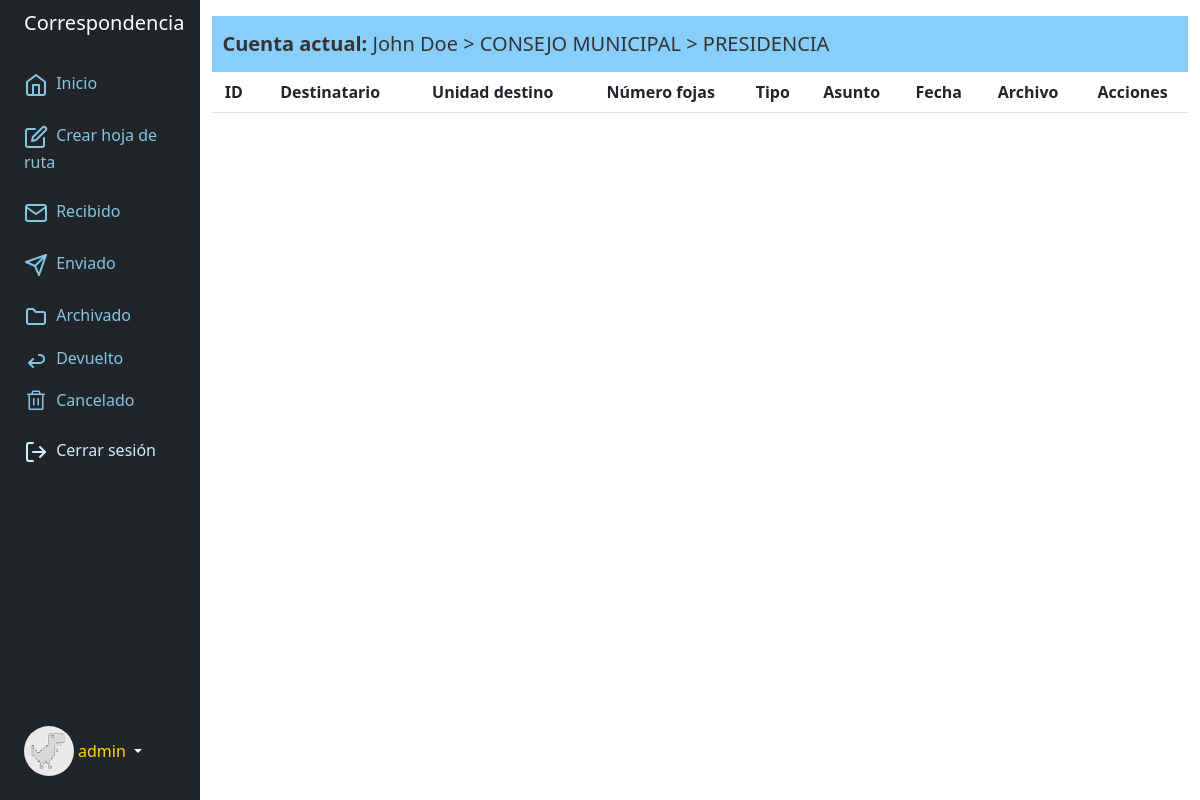
The page /enviado/ (signed in) on the database as committed earlier.
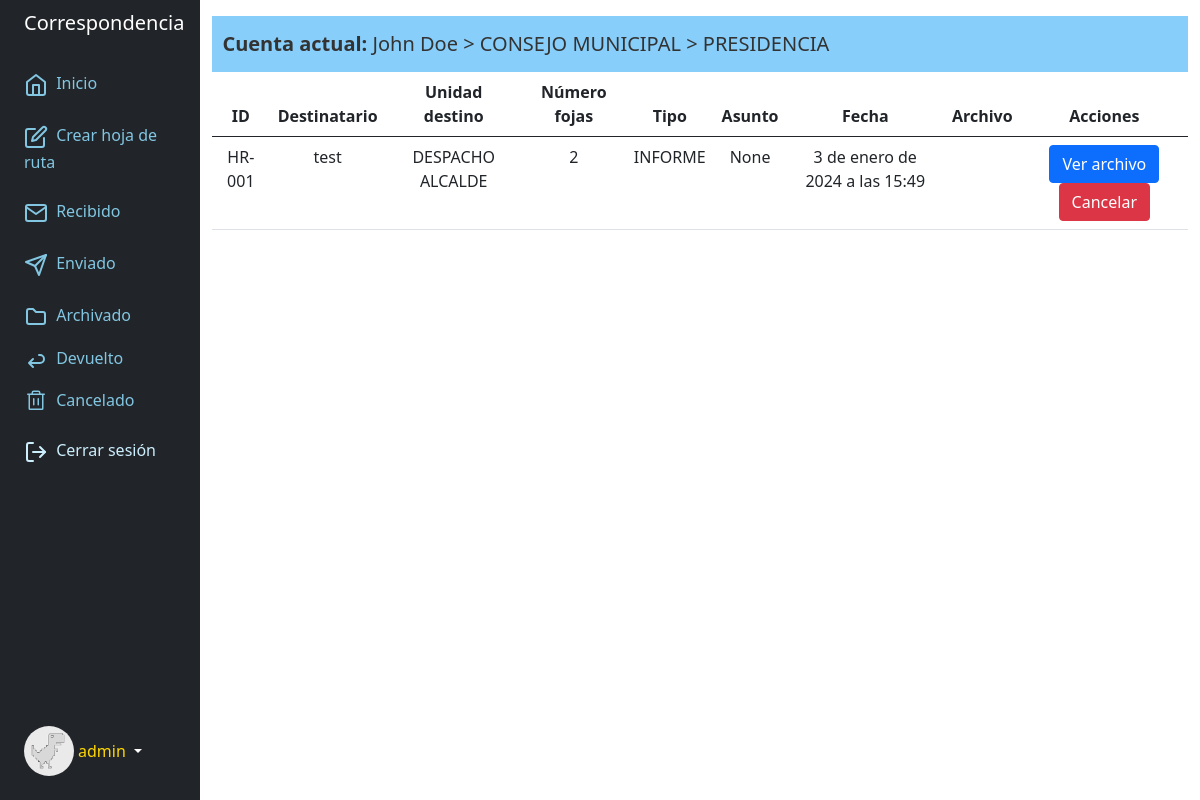
The same page on the database as committed later.
### correspondencia/models.py (models this page shows, shortened)
class Correspondencia(models.Model):
    codigo = models.CharField(max_length=200, blank=True, null=True)
    usuario_rtte = models.ForeignKey(User, on_delete=models.CASCADE, related_name='usuario_rtte_crr')
    unidad_rtte = models.ForeignKey(Unidad, on_delete=models.CASCADE, related_name='unidad_rtte_crr')
    cargo_rtte = models.ForeignKey(Cargo, on_delete=models.CASCADE, related_name='cargo_rtte_crr')
    numero_fojas = models.IntegerField(null=True, blank=True)
    tipo_derivado = models.CharField(choices=options_tipo,max_length=200)
    usuario_destino = models.ForeignKey(User, on_delete=models.CASCADE, related_name='usuario_destino_crr')
    unidad_destino = models.ForeignKey(Unidad, on_delete=models.CASCADE, related_name='unidad_destino_crr')
    cargo_destino = models.ForeignKey(Cargo, on_delete=models.CASCADE, related_name='cargo_destino_crr')
    archivo = models.FileField(upload_to='media', null=True, blank=True)
    derivado = models.BooleanField(default=True, null=True, blank=True)
    recibido = models.BooleanField(default=True, null=True, blank=True)
    devuelto = models.BooleanField(default=False, null=True, blank=True)
    cancelado = models.BooleanField(default=False, null=True, blank=True)
    archivado = models.BooleanField(default=False, null=True, blank=True)
    fecha_derivado = models.DateTimeField(auto_now_add=True,null=True, blank=True)
    fecha_recibido = models.DateTimeField(auto_now_add=True,null=True, blank=True)
    fecha_devuelto = models.DateTimeField(null=True, blank=True)
    fecha_cancelado = models.DateTimeField(null=True, blank=True)
    fecha_archivado = models.DateTimeField(null=True, blank=True)
    asunto_derivado = models.CharField(max_length=300, null=True, blank=True)
    asunto_devuelto = models.CharField(max_length=200, null=True, blank=True)
    asunto_archivado = models.CharField(max_length=200, null=True, blank=True)
    asunto_cancelado = models.CharField(max_length=200, null=True, blank=True)
    class Meta:
        verbose_name = 'correspondencia'
        verbose_name_plural = 'correspondencia'

class Unidad(models.Model):
    nombre_unidad = models.CharField(max_length=200)
    sigla_unidad = models.CharField(max_length=50)
    class Meta:
        verbose_name = 'unidad'
        verbose_name_plural = 'unidad'
    def __str__(self):
        return self.nombre_unidad

### core/views.py (the view)
# urls.py: path('enviado/', enviado, name='enviado'),
@login_required
def enviado(request):
    obj_enviado = Correspondencia.objects.all()
    context_enviado = {
        'obj_enviado':obj_enviado,
    }
    return render(request, 'core/enviado.html', context_enviado)

### correspondencia/models.py (called while the page is built)
    def __str__(self):
        return self.nombre_cargo

### core/templates/core/enviado.html (shortened to what this page needs)
{% extends 'core/base.html' %}
{% block content %}
<table class="table">
    <thead>
        <tr>
            <th scope="col" class="text-center">ID</th>
            <th scope="col" class="text-center">Destinatario</th>
            <th scope="col" class="text-center">Unidad destino</th>
            <th scope="col" class="text-center">Número fojas</th>
            <th scope="col" class="text-center">Tipo</th>
            <th scope="col" class="text-center">Asunto</th>
            <th scope="col" class="text-center">Fecha</th>
            <th scope="col" class="text-center">Archivo</th>
            <th scope="col" class="text-center">Acciones</th>
        </tr>
    </thead>
    {% for d in obj_enviado %}
        {% if user.pk == d.usuario_rtte.pk and not d.cancelado %}
    <tr>
        <td class="text-center">{{ d.codigo }}</td>
        <td class="text-center">{{ d.usuario_destino }}</td>
        <td class="text-center">{{ d.unidad_destino }}</td>
        <td class="text-center">{{ d.numero_fojas }}</td>
        <td class="text-center">{{ d.tipo_derivado }}</td>
        <td class="text-center">{{ d.asunto_derivado }}</td>
        <td class="text-center">{{ d.fecha_derivado }}</td>
        <td class="text-center"><a href="{{ form.archivo.url }}">{{ form.archivo.url }}</a></td>
        <td class="text-center">
            <button type="button" class="btn btn-primary text-wrap">Ver archivo</button>
            <a href="{% url 'cancelar' d.id %}" class="btn btn-danger">Cancelar</a>
        </td>
    </tr>
        {% endif %}
    {% endfor %}
</table>
{% endblock %}

Rows that differ between the two databases and show on the page:
added Correspondencia: codigo "HR-001", usuario_destino "test", unidad_destino "DESPACHO ALCALDE", numero_fojas "2", tipo_derivado "INFORME", asunto_derivado "None", fecha_derivado "3 de enero de 2024 a las 15:49"
